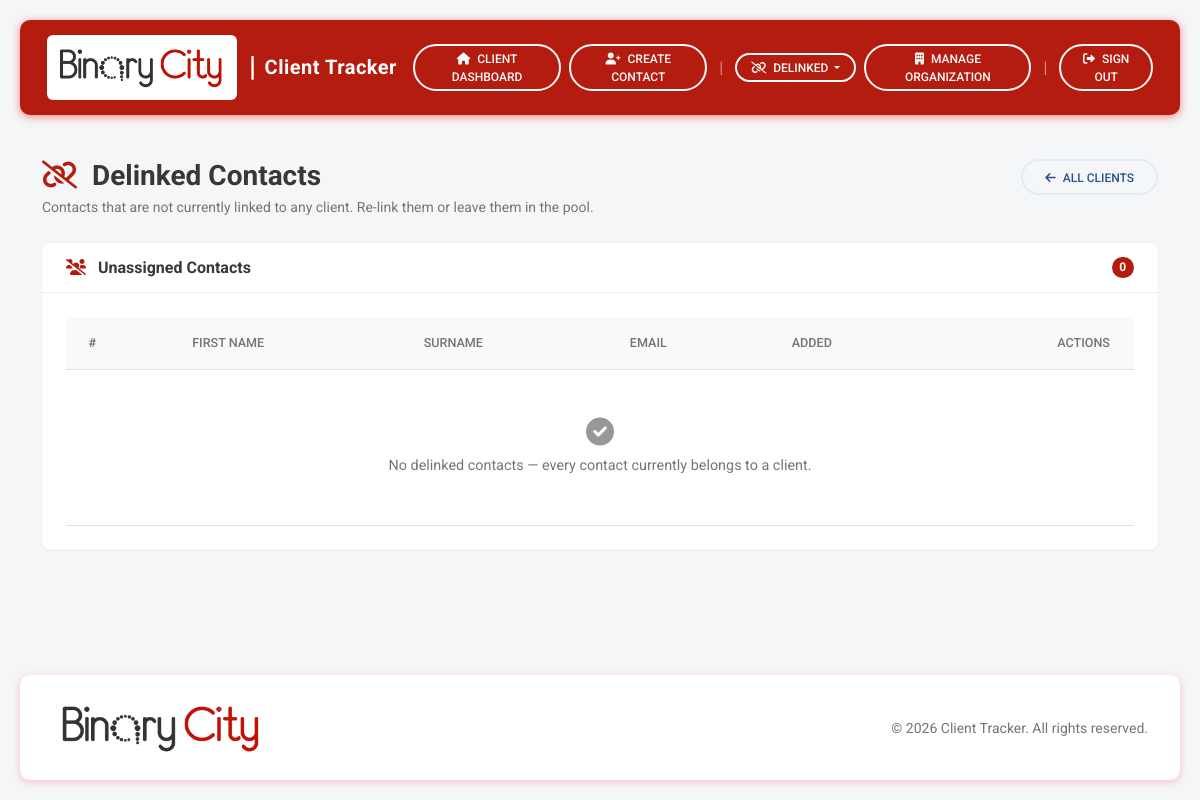
The app's page /contacts/delinked/ (signed in), older data.
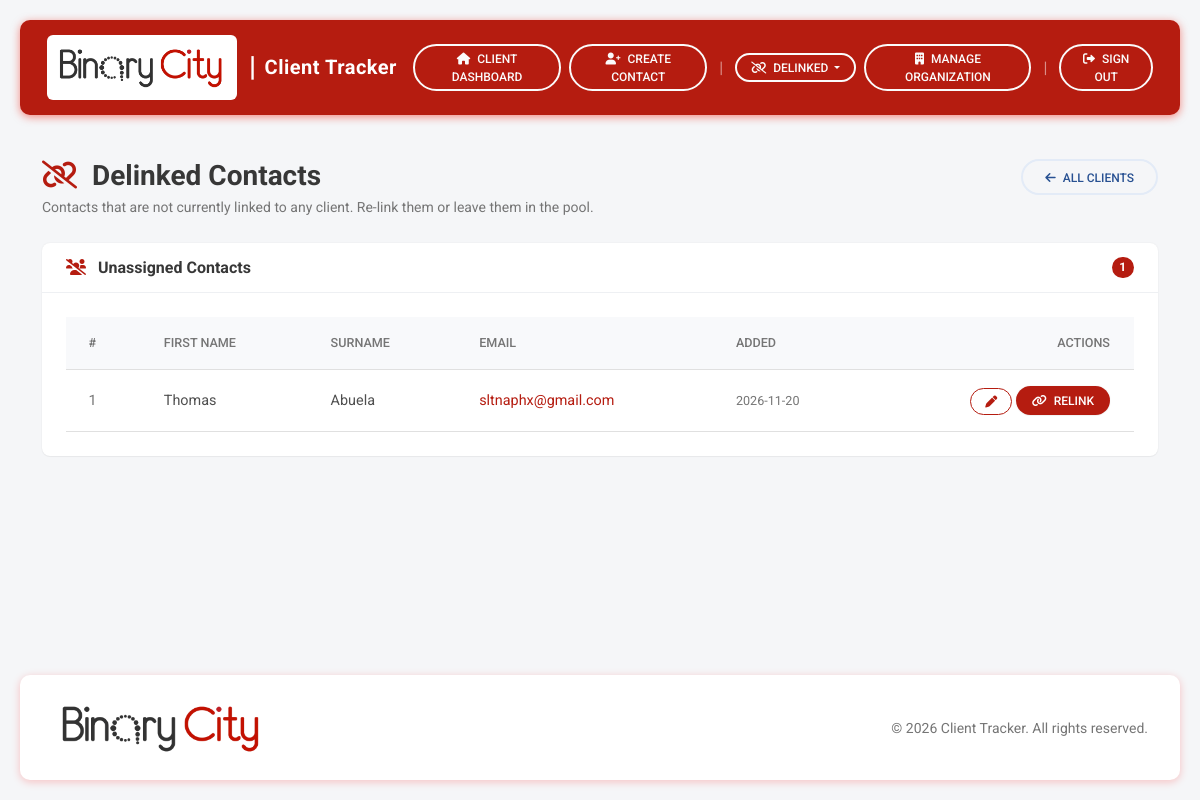
The same page, newer data.
### clientTrackerApp/models.py (models this page shows, shortened)
class Contact(models.Model):
    client = models.ForeignKey(Client,on_delete=models.SET_NULL, null=True,blank=True, related_name="contacts",)
    first_name = models.CharField(max_length=100)
    surname    = models.CharField(max_length=100)
    email      = models.EmailField(unique=True, validators=[EmailValidator()])
    created_at = models.DateTimeField(auto_now_add=True)
    history = HistoricalRecords()
    class Meta:
        ordering = ["surname", "first_name"]

### clientTrackerApp/views.py (the view)
# urls.py: path("contacts/delinked/",      views.delinked_contacts, name="delinked-contacts"),
@login_required
@staff_required
def delinked_contacts(request):
    q = request.GET.get("q", "").strip()
    qs = Contact.objects.filter(client__isnull=True).order_by("surname", "first_name")
    if q:
        qs = qs.filter(
            Q(first_name__icontains=q) |
            Q(surname__icontains=q) |
            Q(email__icontains=q)
        )
    return render(request, "clientTrackerApp/contacts/delinked_list.html", {
        "contacts": qs,
        "q": q,
        "total_clients": Client.objects.count(),
    })

### templates/clientTrackerApp/contacts/delinked_list.html (shortened to what this page needs)
{% extends "base.html" %}
{% block content %}
<div class="d-flex justify-content-between align-items-start mb-4 flex-wrap gap-3">
  <div>
    <h3 class="mb-1 fw-bold">
      <i class="fas fa-link-slash text-ct me-2"></i> Delinked Contacts
    </h3>
    <p class="text-muted mb-0 small">
      Contacts that are not currently linked to any client.
      Re-link them or leave them in the pool.
    </p>
  </div>
  <a class="btn btn-outline-secondary btn-rounded" href="{% url 'client-list' %}">
    <i class="fas fa-arrow-left me-1"></i> All Clients
  </a>
</div>
<div class="card shadow-1 border-0 rounded-3">
  <div class="card-header card-header-clean d-flex justify-content-between align-items-center">
    <div>
      <i class="fas fa-users-slash text-ct me-2"></i>
      <strong>Unassigned Contacts</strong>
    </div>
    <span class="badge bg-ct rounded-pill" id="delinkedCount">{{ contacts|length }}</span>
  </div>
  <div class="card-body">
    <table id="delinkedTable" class="table table-hover align-middle mb-0" style="width:100%;">
      <thead style="background:#f8f9fb;">
        <tr class="text-muted small text-uppercase">
          <th>#</th>
          <th>First Name</th>
          <th>Surname</th>
          <th>Email</th>
          <th>Added</th>
          <th class="text-end pe-4" data-orderable="false">Actions</th>
        </tr>
      </thead>
      <tbody>
        {% for contact in contacts %}
          <tr data-contact-id="{{ contact.pk }}"
              data-contact-name="{{ contact.first_name }} {{ contact.surname }}">
            <td class="text-muted">{{ forloop.counter }}</td>
            <td>{{ contact.first_name }}</td>
            <td>{{ contact.surname }}</td>
            <td>
              <a href="mailto:{{ contact.email }}"
                 class="text-decoration-none text-ct">{{ contact.email }}</a>
            </td>
            <td class="text-muted small"
                data-order="{{ contact.created_at|date:'Y-m-d' }}">
              {{ contact.created_at|date:"Y-m-d" }}
            </td>
            <td class="text-end pe-4">
              <a class="btn btn-sm btn-outline-ct btn-rounded"
                 href="{% url 'contact-edit' contact.pk %}" title="Edit">
                <i class="fas fa-pen"></i>
              </a>
              <a class="btn btn-sm btn-ct btn-rounded shadow-1"
                 href="{% url 'contact-relink' contact.pk %}" title="Relink to a client">
                <i class="fas fa-link me-1"></i> Relink
              </a>
            </td>
          </tr>
        {% empty %}
          <tr>
            <td colspan="6" class="text-center text-muted py-5">
              <i class="fas fa-circle-check d-block mb-2"
                 style="font-size:1.75rem;color:#989898;"></i>
              No delinked contacts — every contact currently belongs to a client.
            </td>
          </tr>
        {% endfor %}
      </tbody>
    </table>
  </div>
</div>
{% endblock %}
{% block extra_js %}
<link rel="stylesheet" href="https://cdn.datatables.net/1.13.8/css/dataTables.bootstrap5.min.css">
<link rel="stylesheet" href="https://cdn.datatables.net/responsive/2.5.0/css/responsive.bootstrap5.min.css">
{% endblock %}

Row changes from the older to the newer data that the page shows:
now on this page (row edited): Contact: first_name "Thomas", surname "Abuela", email "sltnaphx@gmail.com", created_at "2026-11-20"
Text that changed along with them:
{{ contacts|length }}: "0" → "1"
text no longer shown: "No delinked contacts — every contact currently belongs to a client."
